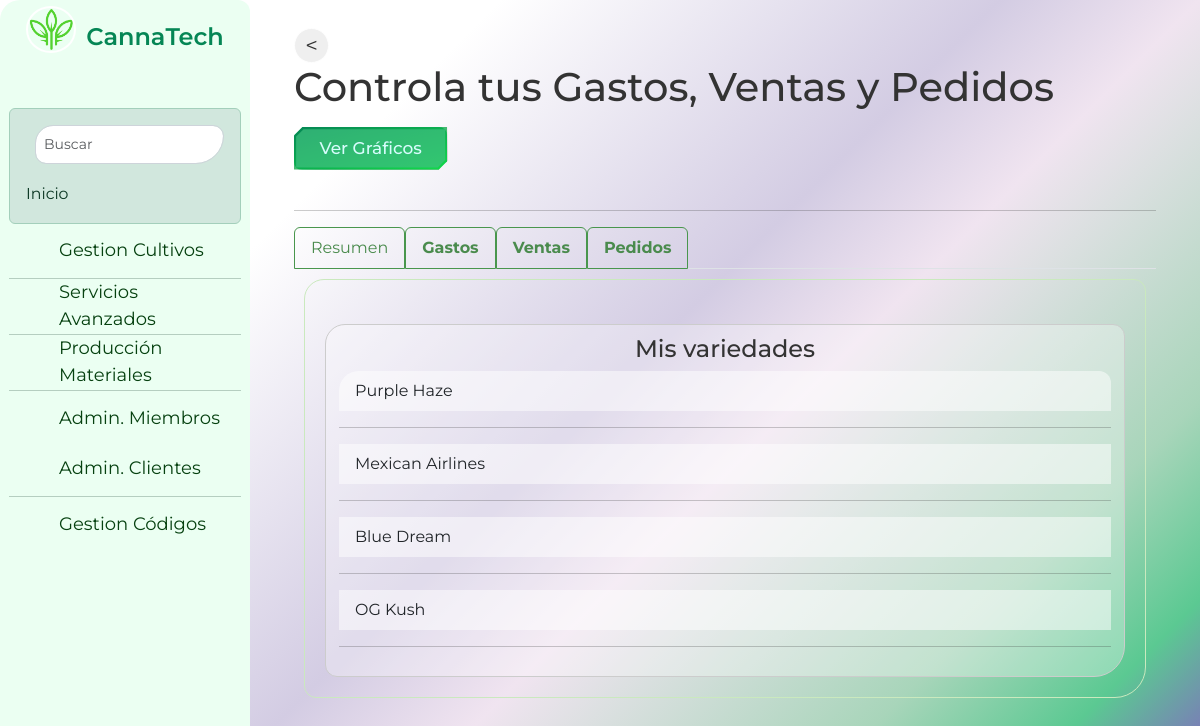
The page /dashboard/ (signed in) on the database its author committed.
### core/models.py (models this page shows, shortened)
class Variedad(models.Model): #planta
    nombre = models.CharField(max_length=100)
    descripcion = models.TextField()
    user = models.ForeignKey(User, on_delete=models.CASCADE, default=None)
    def __str__(self):
        return self.nombre

### core/views.py (the view, shortened to what this page needs)
# urls.py: path('dashboard/', views.dashboard, name='dashboard'),
@login_required
def dashboard(request):
    gasto_form = GastoOperativoForm()
    venta_form = VentaForm()
    pedido_form = PedidoForm()
    context = {
        'gasto_form': gasto_form,
        'venta_form': venta_form,
        'pedido_form': pedido_form,
        'gastos': GastoOperativo.objects.all(),
        'ventas': Venta.objects.all(),
        'pedidos': Pedido.objects.all(),
        'variedades': Variedad.objects.all(),
    }
    return render(request, 'core/dashboard.html', context)

### core/forms.py
class GastoOperativoForm(forms.ModelForm):
    class Meta:
        model = GastoOperativo
        fields = ['tipo_gasto', 'descripcion', 'monto', 'fecha', 'variedad']
        widgets = {
            'fecha': forms.DateInput(attrs={'placeholder': 'AAAA-MM-DD'}),
        }

class VentaForm(forms.ModelForm):
    class Meta:
        model = Venta
        fields = ['producto', 'cantidad', 'precio_unitario', 'fecha', 'variedad']
        widgets = {
            'fecha': forms.DateInput(attrs={'placeholder': 'AAAA-MM-DD'}),
        }

### core/templates/core/dashboard.html (shortened to what this page needs)
{% extends 'core/base.html' %}
{% load static %}
{% block content %}
<div class="container mt-4 ">
    <input type="button" class="btn-prev" value="<" onClick="javascript:history.go(-1);">
    <div class="row">
        <div class="col">
            <h1>Controla tus Gastos, Ventas y Pedidos</h1>
            <p class="text-right">
                <a href="{% url 'graficar_datos' %}" class="btn btn-primary mt-2 mb-2">Ver Gráficos</a>
            </p>
        </div>
    </div>
    <hr>
    <ul class="nav nav-tabs" id="myTab" role="tablist" >
        <li class="nav-item green-tab active" role="presentation">
            <a class="nav-link" id="home-tab" href="{% url 'dashboard' %}" role="tab" aria-controls="home" aria-selected="true">Resumen</a>
        </li>
        <li class="nav-item green-tab" role="presentation">
            <a class="nav-link" id="gastos-tab" data-toggle="tab" href="#gastos" role="tab" aria-controls="gastos" aria-selected="false"><strong>Gastos</strong></a>
        </li>
        <li class="nav-item green-tab" role="presentation">
            <a class="nav-link" id="ventas-tab" data-toggle="tab" href="#ventas" role="tab" aria-controls="ventas" aria-selected="false"><strong>Ventas</strong></a>
        </li>
        <li class="nav-item green-tab" role="presentation">
            <a class="nav-link" id="pedidos-tab" data-toggle="tab" href="#pedidos" role="tab" aria-controls="pedidos" aria-selected="false"><strong>Pedidos</strong></a>
        </li>
    </ul>
    <div class="tab-content" style="border: 1px solid #cae9be; padding: 10px; margin: 10px; border-radius: 20px 12px 31px;" id="myTabContent">
        <div class="tab-pane fade show active" id="home" role="tabpanel" aria-labelledby="home-tab">
            <div class="row mt-4">
                <div class="mx-auto ">
                    <div class="var">
                        <div class="card-header">
                            <div class="text-center">
                                <h4>Mis variedades</h4>
                            </div>
                        </div>
                        <ul class="list-group list-group-flush">
                            {% for variedad in variedades %}
                                <li class="list-group-item">{{ variedad.nombre }}</li>
                                <hr>
                            {% empty %}
                                <li class="list-group-item">No hay variedades registradas.</li>
                            {% endfor %}
                        </ul>
                    </div>
                </div>
            </div>
        </div>
    </div>
</div>
{% endblock %}

### core/static/core/css/main.css (style rules this page uses)
* { margin: 0; padding: 0; border: 0; font-size: 100%; font: inherit; vertical-align: baseline; box-sizing: border-box; color: inherit; }
body { background: linear-gradient(135deg, white 25%, #d3cce3 50%, #f0e4f0 60%, #a8d5ba 80%, #5bc992 90%, #8958c9 100%); background-size: cover; background-position: center; background-repeat: no-repeat; min-height: 100vh; font-family: 'Montserrat', sans-serif; color: #333; }
.container { background-color: transparent; }
.btn-primary { background-color: #FFC107; color: #fff; border: none; border-radius: 28px 23px 60px; padding: 10px 20px; text-decoration: none; display: inline-block; transition: background-color 0.3s ease; }
:root { --color-texto:rgb(6, 56, 18); --color-texto-menu:rgb(6, 65, 16); --color-menu-hover:rgb(238,238,238); --color-menu-hover-texto:rgb(5, 122, 35); --color-boton:rgb(0,0,0); --color-boton-texto:rgb(255,255,255); --primary-color: #058655; --secondary-color: #FFA000; --tertiary-color: #9C27B0; --font-size-base: 16px; }
.btn { background: rgb(31, 192, 111); color: #fff; border: none; transition: background-color 0.3s ease; }
.btn-primary { background-color: rgb(31, 192, 111); border: none; font-weight: 500; }
.btn { --border-color: linear-gradient(to bottom right, #058655, #00ff156b, #02af76, #a03c02); --border-width: 0.125em; --curve-size: 0.5em; --blur: 30px; --bg: rgba(65, 192, 129, 0.7); --color: #d7fcfc; color: var(--color); cursor: pointer; position: relative; isolation: isolate; display: inline-grid; place-content: center; padding: 0.5em 1.5em; font-size: 17px; border: 0; box-shadow: 10px 10px 20px rgba(0, 0, 0, 0.6); clip-path: polygon( 0% var(--curve-size), var(--curve-size) 0, 100% 0, 100% calc(100% - var(--curve-size)), calc(100% - var(--curve-size)) 100%, 0 100% ); transition: color 200ms; }
.btn::after, .btn::before { content: ""; position: absolute; inset: 0; }
.btn::before { background: var(--border-color); background-size: 300% 300%; animation: move-bg7234 3s ease infinite; z-index: -2; }
.btn::after { background: var(--bg); z-index: -1; clip-path: polygon( var(--border-width) calc(var(--curve-size) + var(--border-width) * 0.5), calc(var(--curve-size) + var(--border-width) * 0.5) var(--border-width), calc(100% - var(--border-width)) var(--border-width), calc(100% - var(--border-width)) calc(100% - calc(var(--curve-size) + var(--border-width) * 0.5)), calc(100% - calc(var(--curve-size) + var(--border-width) * 0.5)) calc(100% - var(--border-width)), var(--border-width) calc(100% - var(--border-width)) ); transition: clip-path 300ms; }
.btn-primary { border-radius: 0.5rem; }
.btn-prev { display: block; height: 35px; width: 35px; margin-top: -1rem; border-radius: 50%; border: 1px solid #fefefe; font-size:22px; }
.var { background-color: rgba(255, 255, 255, 0.3); border: 1px solid #ccc; border-radius: 20px 12px 31px; padding: 10px; margin: 10px; }
.var .list-group-item { background-color: rgba(255, 255, 255, 0.5); border: none; }
.list-group { border-radius: 20px 12px 31px; margin: 3px; }
.green-tab.active { border-color: #4CAF50; border-bottom-color: transparent; border-width: 1px; }
.green-tab.active a { color: #4CAF50 !important; }
.green-tab a.nav-link { border-color: #49964d; border-width: 1px; }
.green-tab a.nav-link { color: #4a8b4d !important; }

### rows shown on the page
Variedad: nombre "Purple Haze"
Variedad: nombre "Mexican Airlines"
Variedad: nombre "Blue Dream"
Variedad: nombre "OG Kush"
